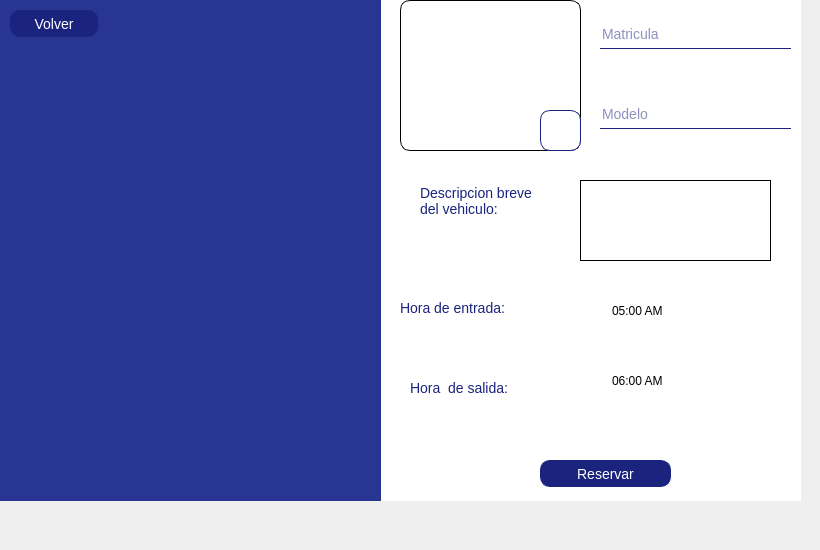
    <widget class="QWidget" name="ReservacionEmergencia">
     <widget class="QGroupBox" name="groupBox_13">
      <property name="geometry">
       <rect>
        <x>-10</x>
        <y>-40</y>
        <width>811</width>
        <height>541</height>
       </rect>
      </property>
      <property name="styleSheet">
       <string notr="true">*{
background-color: transparent;
border: none;
}


QGroupBox{
background-color:white;
border: none;

}

QLineEdit{
color: #1a237e;
border-bottom: 1px solid #1a237e;
border-color: #1a237e;
font-size:14px;
}

QLabel{
color:#1a237e;
background-color: transparent;
font-size:14px

}

QPushButton{
color: white;
background-color: #1a237e;
font-size:14px;
border: 1px solid #1a237e;
border-radius: 10px; 
padding: 2px 4px;
}


</string>
      </property>
      <property name="title">
       <string/>
      </property>
      <property name="checkable">
       <bool>false</bool>
      </property>
      <widget class="QPushButton" name="reservarcajon">
       <property name="geometry">
        <rect>
         <x>550</x>
         <y>500</y>
         <width>131</width>
         <height>27</height>
        </rect>
       </property>
       <property name="styleSheet">
        <string notr="true"/>
       </property>
       <property name="text">
        <string>Reservar</string>
       </property>
      </widget>
      <widget class="QLineEdit" name="Modelo_3">
       <property name="geometry">
        <rect>
         <x>610</x>
         <y>140</y>
         <width>191</width>
         <height>29</height>
        </rect>
       </property>
       <property name="styleSheet">
        <string notr="true"/>
       </property>
       <property name="readOnly">
        <bool>false</bool>
       </property>
       <property name="placeholderText">
        <string>Modelo</string>
       </property>
       <property name="clearButtonEnabled">
        <bool>true</bool>
       </property>
      </widget>
      <widget class="QLineEdit" name="Matricula_3">
       <property name="geometry">
        <rect>
         <x>610</x>
         <y>60</y>
         <width>191</width>
         <height>29</height>
        </rect>
       </property>
       <property name="styleSheet">
        <string notr="true"/>
       </property>
       <property name="placeholderText">
        <string>Matricula</string>
       </property>
      </widget>
      <widget class="QLabel" name="fotouser_4">
       <property name="geometry">
        <rect>
         <x>410</x>
         <y>40</y>
         <width>181</width>
         <height>151</height>
        </rect>
       </property>
       <property name="styleSheet">
        <string notr="true">border: 1px solid black;
border-radius:10px;</string>
       </property>
       <property name="text">
        <string/>
       </property>
      </widget>
      <widget class="QPushButton" name="autofoto">
       <property name="geometry">
        <rect>
         <x>550</x>
         <y>150</y>
         <width>41</width>
         <height>41</height>
        </rect>
       </property>
       <property name="styleSheet">
        <string notr="true">QPushButton{
	border-image: url(:/Imagenes/camara.png);
    background-color: white;
    width: 36px;
    height: 36px;
}</string>
       </property>
       <property name="text">
        <string/>
       </property>
      </widget>
      <widget class="QPlainTextEdit" name="descripcion_3">
       <property name="geometry">
        <rect>
         <x>590</x>
         <y>220</y>
         <width>191</width>
         <height>81</height>
        </rect>
       </property>
       <property name="styleSheet">
        <string notr="true">border: 1px solid black;</string>
       </property>
       <property name="plainText">
        <string/>
       </property>
      </widget>
      <widget class="QLabel" name="label_Registro_6">
       <property name="geometry">
        <rect>
         <x>-10</x>
         <y>20</y>
         <width>401</width>
         <height>521</height>
        </rect>
       </property>
       <property name="styleSheet">
        <string notr="true">background-color: rgb(40, 53, 147);</string>
       </property>
       <property name="text">
        <string/>
       </property>
      </widget>
      <widget class="QLabel" name="label_25">
       <property name="geometry">
        <rect>
         <x>410</x>
         <y>340</y>
         <width>151</width>
         <height>16</height>
        </rect>
       </property>
       <property name="text">
        <string>Hora de entrada:</string>
       </property>
      </widget>
      <widget class="QLabel" name="label_26">
       <property name="geometry">
        <rect>
         <x>420</x>
         <y>420</y>
         <width>151</width>
         <height>16</height>
        </rect>
       </property>
       <property name="text">
        <string>Hora  de salida:</string>
       </property>
      </widget>
      <widget class="QLabel" name="label_27">
       <property name="geometry">
        <rect>
         <x>430</x>
         <y>220</y>
         <width>131</width>
         <height>41</height>
        </rect>
       </property>
       <property name="text">
        <string>Descripcion breve 
del vehiculo: </string>
       </property>
      </widget>
      <widget class="QTimeEdit" name="hora_inicio">
       <property name="geometry">
        <rect>
         <x>620</x>
         <y>340</y>
         <width>118</width>
         <height>22</height>
        </rect>
       </property>
       <property name="maximumTime">
        <time>
         <hour>22</hour>
         <minute>0</minute>
         <second>0</second>
        </time>
       </property>
       <property name="minimumTime">
        <time>
         <hour>5</hour>
         <minute>0</minute>
         <second>0</second>
        </time>
       </property>
       <property name="displayFormat">
        <string>HH:mm AP</string>
       </property>
       <property name="calendarPopup">
        <bool>true</bool>
       </property>
      </widget>
      <widget class="QTimeEdit" name="hora_fin">
       <property name="geometry">
        <rect>
         <x>620</x>
         <y>410</y>
         <width>118</width>
         <height>22</height>
        </rect>
       </property>
       <property name="maximumTime">
        <time>
         <hour>23</hour>
         <minute>0</minute>
         <second>0</second>
        </time>
       </property>
       <property name="minimumTime">
        <time>
         <hour>6</hour>
         <minute>0</minute>
         <second>0</second>
        </time>
       </property>
       <property name="displayFormat">
        <string>HH:mm AP</string>
       </property>
       <property name="calendarPopup">
        <bool>true</bool>
       </property>
      </widget>
      <widget class="QPushButton" name="regresar_4">
       <property name="geometry">
        <rect>
         <x>20</x>
         <y>50</y>
         <width>88</width>
         <height>27</height>
        </rect>
       </property>
       <property name="styleSheet">
        <string notr="true"/>
       </property>
       <property name="text">
        <string>Volver</string>
       </property>
      </widget>
      <widget class="QGroupBox" name="groupBox_22">
       <property name="geometry">
        <rect>
         <x>50</x>
         <y>150</y>
         <width>291</width>
         <height>271</height>
        </rect>
       </property>
       <property name="styleSheet">
        <string notr="true">border-image: url(:/Imagenes/urgencia.png);
background-color:transparent;</string>
       </property>
       <property name="title">
        <string/>
       </property>
      </widget>
     </widget>
    </widget>
